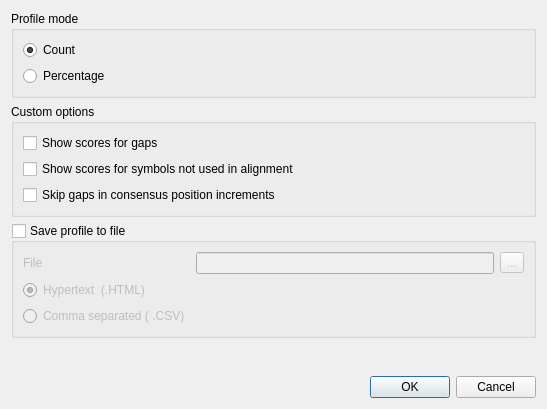
<?xml version="1.0" encoding="UTF-8"?>
<ui version="4.0">
 <class>DNAStatMSAProfileDialog</class>
 <widget class="QDialog" name="DNAStatMSAProfileDialog">
  <property name="geometry">
   <rect>
    <x>0</x>
    <y>0</y>
    <width>547</width>
    <height>409</height>
   </rect>
  </property>
  <property name="windowTitle">
   <string>Generate Alignment Profile</string>
  </property>
  <layout class="QVBoxLayout" name="verticalLayout_2">
   <item>
    <widget class="QGroupBox" name="groupBox_2">
     <property name="title">
      <string>Profile mode</string>
     </property>
     <layout class="QGridLayout" name="gridLayout_2">
      <item row="0" column="0">
       <widget class="QRadioButton" name="countsRB">
        <property name="text">
         <string>Count</string>
        </property>
        <property name="checked">
         <bool>true</bool>
        </property>
       </widget>
      </item>
      <item row="1" column="0">
       <widget class="QRadioButton" name="percentsRB">
        <property name="text">
         <string>Percentage</string>
        </property>
       </widget>
      </item>
     </layout>
    </widget>
   </item>
   <item>
    <widget class="QGroupBox" name="groupBox">
     <property name="title">
      <string>Custom options</string>
     </property>
     <layout class="QVBoxLayout" name="verticalLayout">
      <item>
       <widget class="QCheckBox" name="gapCB">
        <property name="text">
         <string>Show scores for gaps</string>
        </property>
       </widget>
      </item>
      <item>
       <widget class="QCheckBox" name="unusedCB">
        <property name="text">
         <string>Show scores for symbols not used in alignment</string>
        </property>
       </widget>
      </item>
      <item>
       <widget class="QCheckBox" name="skipGapPositionsCB">
        <property name="text">
         <string>Skip gaps in consensus position increments</string>
        </property>
       </widget>
      </item>
     </layout>
    </widget>
   </item>
   <item>
    <widget class="QGroupBox" name="saveBox">
     <property name="title">
      <string>Save profile to file</string>
     </property>
     <property name="checkable">
      <bool>true</bool>
     </property>
     <property name="checked">
      <bool>false</bool>
     </property>
     <layout class="QGridLayout" name="gridLayout">
      <item row="3" column="0">
       <widget class="QRadioButton" name="csvRB">
        <property name="text">
         <string>Comma separated ( .CSV)</string>
        </property>
        <property name="checked">
         <bool>false</bool>
        </property>
       </widget>
      </item>
      <item row="2" column="0" colspan="2">
       <widget class="QRadioButton" name="htmlRB">
        <property name="text">
         <string>Hypertext  (.HTML)</string>
        </property>
        <property name="checked">
         <bool>true</bool>
        </property>
       </widget>
      </item>
      <item row="0" column="1">
       <widget class="QLineEdit" name="fileEdit"/>
      </item>
      <item row="0" column="0">
       <widget class="QLabel" name="label">
        <property name="text">
         <string>File</string>
        </property>
       </widget>
      </item>
      <item row="0" column="2">
       <widget class="QToolButton" name="fileButton">
        <property name="text">
         <string>...</string>
        </property>
       </widget>
      </item>
     </layout>
    </widget>
   </item>
   <item>
    <widget class="QLabel" name="warningLabel">
     <property name="enabled">
      <bool>true</bool>
     </property>
     <property name="text">
      <string/>
     </property>
    </widget>
   </item>
   <item>
    <spacer name="verticalSpacer">
     <property name="orientation">
      <enum>Qt::Vertical</enum>
     </property>
     <property name="sizeHint" stdset="0">
      <size>
       <width>20</width>
       <height>17</height>
      </size>
     </property>
    </spacer>
   </item>
   <item>
    <widget class="QDialogButtonBox" name="buttonBox">
     <property name="standardButtons">
      <set>QDialogButtonBox::Cancel|QDialogButtonBox::Ok</set>
     </property>
    </widget>
   </item>
  </layout>
 </widget>
 <resources/>
 <connections>
  <connection>
   <sender>buttonBox</sender>
   <signal>accepted()</signal>
   <receiver>DNAStatMSAProfileDialog</receiver>
   <slot>accept()</slot>
   <hints>
    <hint type="sourcelabel">
     <x>273</x>
     <y>326</y>
    </hint>
    <hint type="destinationlabel">
     <x>273</x>
     <y>173</y>
    </hint>
   </hints>
  </connection>
  <connection>
   <sender>buttonBox</sender>
   <signal>rejected()</signal>
   <receiver>DNAStatMSAProfileDialog</receiver>
   <slot>reject()</slot>
   <hints>
    <hint type="sourcelabel">
     <x>273</x>
     <y>326</y>
    </hint>
    <hint type="destinationlabel">
     <x>273</x>
     <y>173</y>
    </hint>
   </hints>
  </connection>
 </connections>
</ui>
